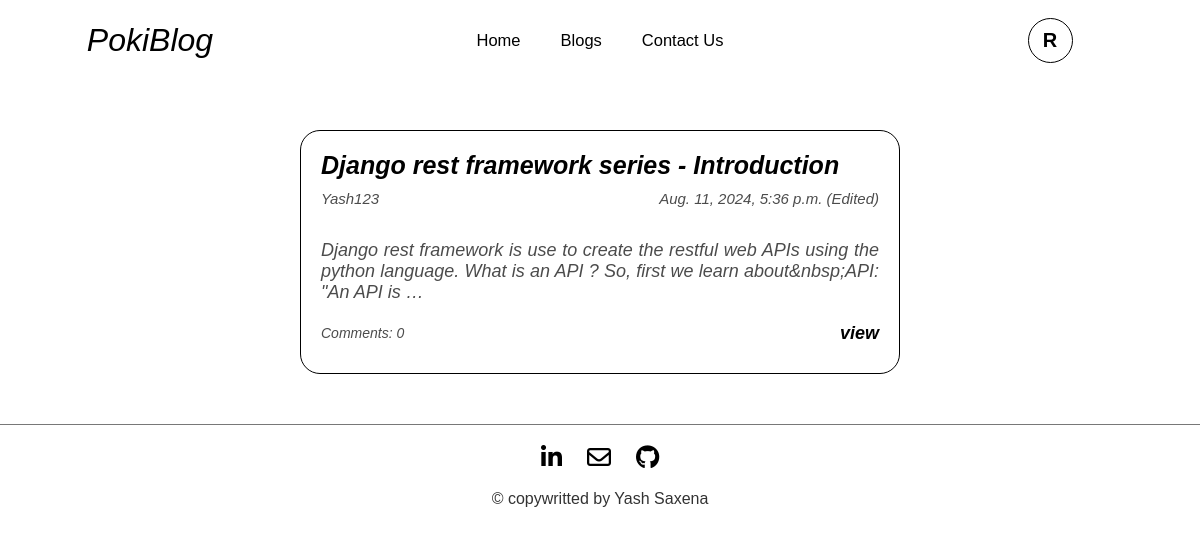
/blogs/ (signed in), run on the app's committed database.
### blog/models.py (models this page shows)
class Blog(models.Model):
    title = models.CharField(max_length=150)
    content = HTMLField()
    created_at = models.DateTimeField(default=datetime.datetime.now(),blank=True)
    comments = models.TextField()
    author = models.CharField(max_length=150)
    updated_at = models.DateTimeField(default=datetime.datetime.now())
    comments_count = models.IntegerField(default=0)
    is_updated = models.BooleanField(default=False)

### blog/views.py (the view)
# urls.py: path('blogs/',views.Blogs,name='blogs'),
def Blogs(request):
    status,show = is_loggedin(request)
    blogs = Blog.objects.all()
    return render(request,'blog/blogs.html',{"blogs":blogs,'show':show,'status':status})

### blog/views.py (called while the page is built)
def is_loggedin(request):
    status = request.user.is_authenticated
    if status:
        show = request.user.username[0].upper()
    else:
        show = None
    return status,show

### blog/templates/blog/blogs.html (shortened to what this page needs)
{% extends "base.html" %}
{% load static %}
{% block style %}
{{ block.super }}
<link rel="stylesheet" href="{% static 'blog/css/blogs.css' %}">
{% endblock style %}
{% block content %}
<main class="main-container">
    <div class='blog-container'>
    {% if blogs %}
    {% for blog in blogs %}
        <div class="blog">
            <a href="{% url 'blogdetail' blog.id %}"><p class='blog-title'>{{blog.title|truncatewords:8}}</p></a>
            <div class='blog-author'>
                <p>{{blog.author}}</p>
                {% if blog.is_updated %}
                    <p>{{blog.updated_at}} (Edited)</p>
                {% else %}
                    <p>{{blog.created_at}}</p>
                {% endif %}
            </div>
            <p class='blog-content'>{{blog.content|truncatewords:30|striptags}}</p>
            <div class='view'>
                <p class='comment'>Comments: {{blog.comments_count}}</p>
                <a href="{% url 'blogdetail' blog.id %}">view</a>
            </div>
        </div>
    {% endfor %}
    {% else %}
        <p class='no-blog'>No Blogs Avialable Now...</p>
    {% endif %}
    </div>
    {% include "footer.html" %}
</main>
{% endblock content %}

### blog/static/blog/css/style.css (style rules this page uses)
* { padding: 0px; margin: 0px; box-sizing: border-box; }
a { text-decoration: none; }
.main-container { width: 100vw; height: 100vh; max-height: max-content; }

### blog/static/blog/css/blogs.css (style rules this page uses)
.main-container { width: 100%; height: max-content; max-height: max-content; }
.blog-container { width: 100%; height: max-content; display: flex; flex-direction: column; align-items: center; gap: 30px; margin-top: 50px; margin-bottom: 50px; }
.blog { width: 50%; border: 1px solid black; padding: 20px; max-height: max-content; display: flex; flex-direction: column!important; gap: 10px; border-radius: 20px; }
.blog-title { font-family: 'Trebuchet MS', 'Lucida Sans Unicode', 'Lucida Grande', 'Lucida Sans', Arial, sans-serif; font-size: 25px; font-weight: 900; font-style: italic; color: black; }
.blog-author { width: 100%; height: 20px; display: flex; justify-content: space-between; }
.blog-author p { opacity: 0.7; font-family: 'Trebuchet MS', 'Lucida Sans Unicode', 'Lucida Grande', 'Lucida Sans', Arial, sans-serif; font-size: 15px; font-style: italic; }
.blog-content { margin-top: 20px; width: 100%; text-align: justify!important; font-family: 'Trebuchet MS', 'Lucida Sans Unicode', 'Lucida Grande', 'Lucida Sans', Arial, sans-serif!important; font-size: 18px!important; font-style: italic!important; opacity: 0.7!important; }
.view { width: 100%; height: 40px; display: flex; justify-content: space-between; align-items: center; font-family: 'Trebuchet MS', 'Lucida Sans Unicode', 'Lucida Grande', 'Lucida Sans', Arial, sans-serif; }
.comment { font-size: 14px; opacity: 0.7; font-style: italic; }
.view a { font-size: 18px; font-style: italic; font-weight: bold; color: black; }

### data on the page
Blog: title "Django rest framework series - Introduction", author "Yash123", updated_at "Aug. 11, 2024, 5:36 p.m.", content "Django rest framework is use to create the restful web APIs using the python language. What is an API ? So, first we learn about&nbsp;API: \"An API is …", comments_count "0"

### other printed values
{{ show }} "R"
